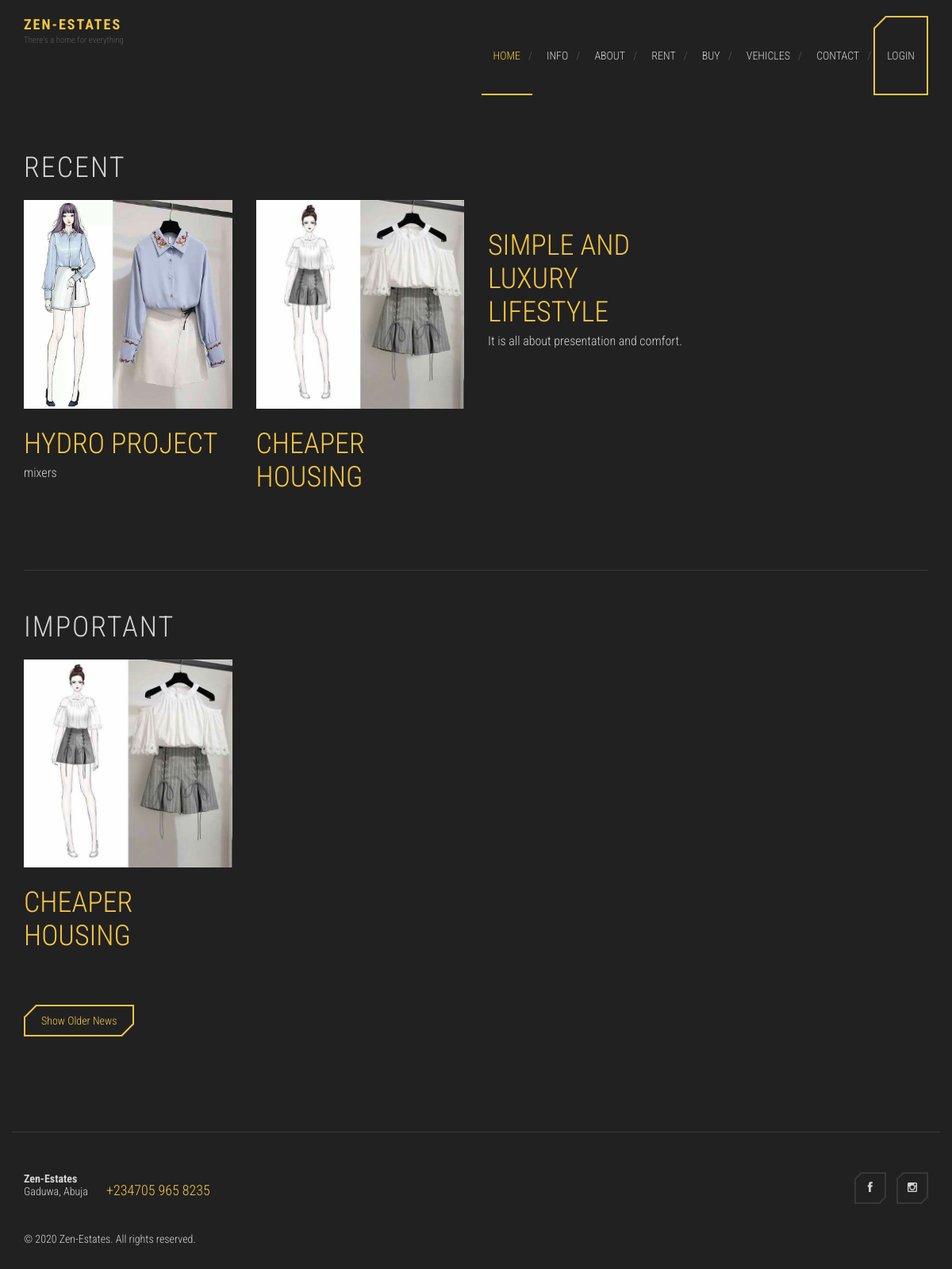
/info.php, run on the app's committed database.
### tables this page shows
CREATE TABLE `info` (
  `id` int(11) NOT NULL,
  `author` varchar(100) NOT NULL,
  `title` varchar(500) NOT NULL,
  `preview` varchar(500) NOT NULL,
  `post` longtext NOT NULL,
  `images` longtext NOT NULL,
  `simage` longtext NOT NULL,
  `date_created` datetime NOT NULL DEFAULT CURRENT_TIMESTAMP,
  `status` varchar(20) NOT NULL DEFAULT 'Normal'
);

### info.php (the view, shortened to what this page needs)
<?php
include('header.php');
?>
<main class="main-content">
				<div class="page">
					<div class="container">
						<h2 class="section-title">Recent</h2>
						<ul class="news-list">
						<?php
                        $query = "SELECT * from info ORDER BY id DESC limit 8";
						$result = mysqli_query($connection, $query);
						if (mysqli_num_rows($result) > 0) {
							while($row = mysqli_fetch_array($result, MYSQLI_ASSOC)) {
                        ?>
							<li>
								<figure><img src="img/post/<?php echo $row["images"]; ?>" alt=""></figure>
								<h3 class="entry-title"><a href="post.php?view=<?php echo $row["id"]; ?>"><?php echo $row["title"]; ?></a></h3>
								<p><?php echo $row["preview"]; ?></p>
							</li>
							<?php
							}
						}
								?>
						</ul>
						<hr class="separator padding">
						<h2 class="section-title">Important</h2>
						<ul class="news-list">
						<?php
                        $query = "SELECT * from info Where status = 'important' LIMIT 4";
						$result = mysqli_query($connection, $query);
						if (mysqli_num_rows($result) > 0) {
							while($row = mysqli_fetch_array($result, MYSQLI_ASSOC)) {
                        ?>
							<li>
								<figure><img src="img/post/<?php echo $row["images"]; ?>" alt=""></figure>
								<h3 class="entry-title"><a href="post.php?view=<?php echo $row["id"]; ?>"><?php echo $row["title"]; ?></a></h3>
							</li>
							<?php
							}
						}
								?>
						</ul>
						<a href="allinfo.php" class="button">Show Older News</a>
					</div>
				</div>
			</main>
<?php
include('footer.php');
?>

### header.php (shortened to what this page needs)
<!DOCTYPE html>
<html lang="en">
	<head>
		<link href="fonts/font-awesome.min.css" rel="stylesheet" type="text/css">
		<link rel="stylesheet" href="style.css">
	</head>
	<body>
		<div id="site-content">
			<div class="site-header">
				<div class="container">
					<a href="index.html" id="branding">
						<div class="logo-text">
							<h1 class="site-title">Zen-Estates</h1>
							<small class="site-description">There's a home for everything</small>
						</div>
					</a>
					<div class="main-navigation">
						<ul class="menu">
							<li class="menu-item current-menu-item"><a href="index.php">Home</a></li>
							<li class="menu-item"><a href="info.php">Info</a></li>
							<li class="menu-item"><a href="about.php">About</a></li>
                            <li class="menu-item"><a href="rent.php">Rent</a></li>
							<li class="menu-item"><a href="sell.php">Buy</a></li>
							<li class="menu-item"><a href="cars.php">Vehicles</a></li>
                            <li class="menu-item"><a href="contact.php">Contact</a></li>
                            <li class="menu-item"><a class="button" target="_blank" href="admin/index.php">Login</a></li>
						</ul>
					</div>
				</div>
			</div>

### footer.php (shortened to what this page needs)
<footer class="site-footer">
				<div class="container">
					<div class="pull-left">
						<address>
							<strong>Zen-Estates</strong>
							<p>Gaduwa, Abuja</p>
						</address>
						<a href="#" class="phone">+234705 965 8235</a>
					</div>
					<div class="pull-right">
						<div class="social-links">
							<a href="#"><i class="fa fa-facebook"></i></a>
							<a target="blank" href="https://instagram.com/adszenith"><i class="fa fa-instagram"></i></a>
						</div>
					</div>
					<div class="colophon">&copy;
             Zen-Estates.  All rights reserved.</div>
				</div>
			</footer>
		</div>
	</body>
</html>

### data on the page
info: images (picture), title "HYDRO PROJECT", preview "mixers"
info: images (picture), title "CHEAPER HOUSING"
info: title "SIMPLE AND LUXURY LIFESTYLE", preview "It is all about presentation and comfort."
